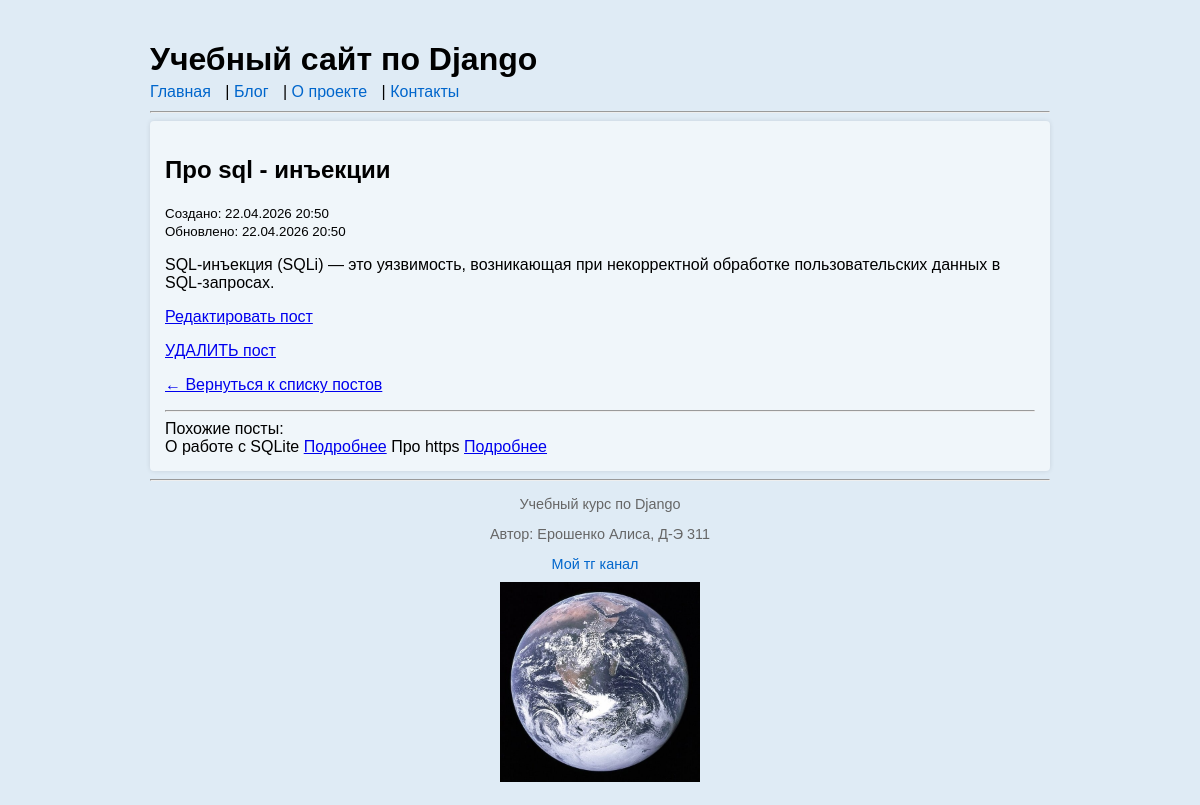
Page /blog/1/ on the committed database.
### blog/models.py (models this page shows, shortened)
class Post(models.Model):
    title = models.CharField("Заголовок", max_length=200)
    body = models.TextField("Текст")
    created_at = models.DateTimeField("Создано", auto_now_add=True)
    updated_at = models.DateTimeField("Обновлено", auto_now=True)
    author = models.CharField("Автор", max_length=100, default="Аноним")
    is_published = models.BooleanField("Опубликовать", default=True)

### blog/views.py (the view)
# urls.py: path("blog/<int:pk>/", post_detail, name="post_detail"),
def post_detail(request, pk):
    post = get_object_or_404(Post, pk=pk, is_published=True)
    similar_posts = Post.objects.filter( created_at__date = post.created_at.date()).exclude(pk=post.pk)[:3]
    context = {"post": post, "similar_posts": similar_posts}
    return render(request, "blog/post_detail.html", context)

### blog/templates/blog/post_detail.html (shortened to what this page needs)
{% extends "blog/base.html"%}
{% block content %}
    <h2> {{ post.title }} </h2>
    <p>
    	<small>Создано: {{ post.created_at|date:"d.m.Y H:i" }}</small>
    	{% if post.updated_at != post.created_at %}
    	    <br><small>Обновлено: {{ post.updated_at|date:"d.m.Y H:i" }}</small>
        {% endif %}
    </p>
<p>{{ post.body }}</p>
<p><a href="{% url 'post_edit' pk=post.pk %}">Редактировать пост</a></p>
<p><a href="{% url 'post_delete' pk=post.pk %}">УДАЛИТЬ пост</a></p>
<p><a href="{% url 'post_list' %}">← Вернуться к списку постов</a></p>
<hr>
<h>Похожие посты:</h>
<br>
{% for sim_post in similar_posts%}
<h>{{sim_post.title}}</h>
<a href="{% url 'post_detail' pk=sim_post.pk %}">Подробнее</a>
{% endfor %}
{% endblock %}

### static/css/styles.css (style rules this page uses)
body { font-family: Arial, sans-serif; max-width: 900px; margin: 0 auto; padding: 20px; background-color: #dfebf5; }

### rows in the picture
Post: title "Про sql - инъекции", created_at "22.04.2026 20:50", updated_at "22.04.2026 20:50", body "SQL-инъекция (SQLi) — это уязвимость, возникающая при некорректной обработке пользовательских данных в SQL-запросах."
Post: title "О работе с SQLite"
Post: title "Про https"
